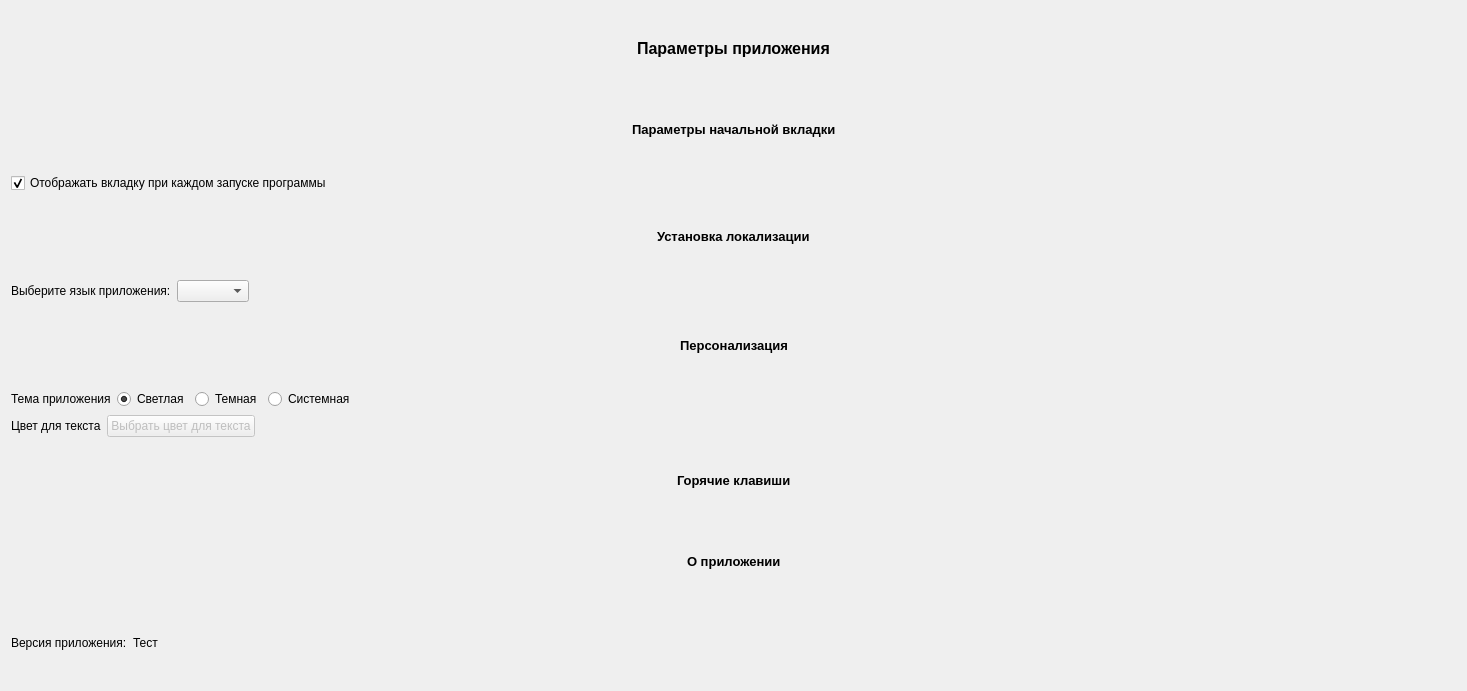
<?xml version="1.0" encoding="UTF-8"?>
<ui version="4.0">
 <class>Form</class>
 <widget class="QWidget" name="Form">
  <property name="geometry">
   <rect>
    <x>0</x>
    <y>0</y>
    <width>1467</width>
    <height>691</height>
   </rect>
  </property>
  <property name="windowTitle">
   <string>Form</string>
  </property>
  <property name="layoutDirection">
   <enum>Qt::LeftToRight</enum>
  </property>
  <layout class="QVBoxLayout" name="verticalLayout">
   <item>
    <layout class="QHBoxLayout" name="horizontalLayout_11">
     <item>
      <spacer name="horizontalSpacer_17">
       <property name="orientation">
        <enum>Qt::Horizontal</enum>
       </property>
       <property name="sizeHint" stdset="0">
        <size>
         <width>40</width>
         <height>20</height>
        </size>
       </property>
      </spacer>
     </item>
     <item>
      <widget class="QLabel" name="label_11">
       <property name="font">
        <font>
         <pointsize>12</pointsize>
         <weight>75</weight>
         <bold>true</bold>
        </font>
       </property>
       <property name="text">
        <string>Параметры приложения</string>
       </property>
      </widget>
     </item>
     <item>
      <spacer name="horizontalSpacer_16">
       <property name="orientation">
        <enum>Qt::Horizontal</enum>
       </property>
       <property name="sizeHint" stdset="0">
        <size>
         <width>40</width>
         <height>20</height>
        </size>
       </property>
      </spacer>
     </item>
    </layout>
   </item>
   <item>
    <layout class="QHBoxLayout" name="horizontalLayout">
     <item>
      <spacer name="horizontalSpacer_3">
       <property name="orientation">
        <enum>Qt::Horizontal</enum>
       </property>
       <property name="sizeHint" stdset="0">
        <size>
         <width>40</width>
         <height>20</height>
        </size>
       </property>
      </spacer>
     </item>
     <item>
      <widget class="QLabel" name="label">
       <property name="font">
        <font>
         <family>MS Shell Dlg 2</family>
         <pointsize>10</pointsize>
         <weight>75</weight>
         <italic>false</italic>
         <bold>true</bold>
         <underline>false</underline>
         <strikeout>false</strikeout>
         <kerning>true</kerning>
        </font>
       </property>
       <property name="text">
        <string>Параметры начальной вкладки</string>
       </property>
      </widget>
     </item>
     <item>
      <spacer name="horizontalSpacer">
       <property name="orientation">
        <enum>Qt::Horizontal</enum>
       </property>
       <property name="sizeHint" stdset="0">
        <size>
         <width>40</width>
         <height>20</height>
        </size>
       </property>
      </spacer>
     </item>
    </layout>
   </item>
   <item>
    <layout class="QHBoxLayout" name="horizontalLayout_2">
     <item>
      <widget class="QCheckBox" name="checkBox">
       <property name="layoutDirection">
        <enum>Qt::LeftToRight</enum>
       </property>
       <property name="text">
        <string>Отображать вкладку при каждом запуске программы</string>
       </property>
       <property name="checked">
        <bool>true</bool>
       </property>
       <property name="tristate">
        <bool>false</bool>
       </property>
      </widget>
     </item>
     <item>
      <spacer name="horizontalSpacer_2">
       <property name="orientation">
        <enum>Qt::Horizontal</enum>
       </property>
       <property name="sizeHint" stdset="0">
        <size>
         <width>40</width>
         <height>20</height>
        </size>
       </property>
      </spacer>
     </item>
    </layout>
   </item>
   <item>
    <layout class="QHBoxLayout" name="horizontalLayout_3">
     <item>
      <spacer name="horizontalSpacer_5">
       <property name="orientation">
        <enum>Qt::Horizontal</enum>
       </property>
       <property name="sizeHint" stdset="0">
        <size>
         <width>40</width>
         <height>20</height>
        </size>
       </property>
      </spacer>
     </item>
     <item>
      <widget class="QLabel" name="label_2">
       <property name="font">
        <font>
         <pointsize>10</pointsize>
         <weight>75</weight>
         <bold>true</bold>
        </font>
       </property>
       <property name="text">
        <string>Установка локализации</string>
       </property>
      </widget>
     </item>
     <item>
      <spacer name="horizontalSpacer_4">
       <property name="orientation">
        <enum>Qt::Horizontal</enum>
       </property>
       <property name="sizeHint" stdset="0">
        <size>
         <width>40</width>
         <height>20</height>
        </size>
       </property>
      </spacer>
     </item>
    </layout>
   </item>
   <item>
    <layout class="QHBoxLayout" name="horizontalLayout_4">
     <item>
      <widget class="QLabel" name="label_3">
       <property name="text">
        <string>Выберите язык приложения:</string>
       </property>
      </widget>
     </item>
     <item>
      <widget class="QComboBox" name="comboBox"/>
     </item>
     <item>
      <spacer name="horizontalSpacer_6">
       <property name="orientation">
        <enum>Qt::Horizontal</enum>
       </property>
       <property name="sizeHint" stdset="0">
        <size>
         <width>40</width>
         <height>20</height>
        </size>
       </property>
      </spacer>
     </item>
    </layout>
   </item>
   <item>
    <layout class="QHBoxLayout" name="horizontalLayout_5">
     <item>
      <spacer name="horizontalSpacer_7">
       <property name="orientation">
        <enum>Qt::Horizontal</enum>
       </property>
       <property name="sizeHint" stdset="0">
        <size>
         <width>40</width>
         <height>20</height>
        </size>
       </property>
      </spacer>
     </item>
     <item>
      <widget class="QLabel" name="label_4">
       <property name="font">
        <font>
         <pointsize>10</pointsize>
         <weight>75</weight>
         <bold>true</bold>
        </font>
       </property>
       <property name="text">
        <string>Персонализация</string>
       </property>
      </widget>
     </item>
     <item>
      <spacer name="horizontalSpacer_8">
       <property name="orientation">
        <enum>Qt::Horizontal</enum>
       </property>
       <property name="sizeHint" stdset="0">
        <size>
         <width>40</width>
         <height>20</height>
        </size>
       </property>
      </spacer>
     </item>
    </layout>
   </item>
   <item>
    <layout class="QHBoxLayout" name="horizontalLayout_6">
     <item>
      <widget class="QLabel" name="label_5">
       <property name="text">
        <string>Тема приложения</string>
       </property>
      </widget>
     </item>
     <item>
      <widget class="QRadioButton" name="radioButton">
       <property name="text">
        <string>Светлая</string>
       </property>
       <property name="checked">
        <bool>true</bool>
       </property>
      </widget>
     </item>
     <item>
      <widget class="QRadioButton" name="radioButton_2">
       <property name="text">
        <string>Темная</string>
       </property>
       <property name="checked">
        <bool>false</bool>
       </property>
      </widget>
     </item>
     <item>
      <widget class="QRadioButton" name="radioButton_3">
       <property name="text">
        <string>Системная</string>
       </property>
      </widget>
     </item>
     <item>
      <spacer name="horizontalSpacer_9">
       <property name="orientation">
        <enum>Qt::Horizontal</enum>
       </property>
       <property name="sizeHint" stdset="0">
        <size>
         <width>40</width>
         <height>20</height>
        </size>
       </property>
      </spacer>
     </item>
    </layout>
   </item>
   <item>
    <layout class="QHBoxLayout" name="horizontalLayout_7">
     <item>
      <widget class="QLabel" name="label_6">
       <property name="text">
        <string>Цвет для текста</string>
       </property>
      </widget>
     </item>
     <item>
      <widget class="QPushButton" name="pushButton">
       <property name="enabled">
        <bool>false</bool>
       </property>
       <property name="text">
        <string>Выбрать цвет для текста</string>
       </property>
       <property name="checkable">
        <bool>false</bool>
       </property>
      </widget>
     </item>
     <item>
      <spacer name="horizontalSpacer_10">
       <property name="orientation">
        <enum>Qt::Horizontal</enum>
       </property>
       <property name="sizeHint" stdset="0">
        <size>
         <width>40</width>
         <height>20</height>
        </size>
       </property>
      </spacer>
     </item>
    </layout>
   </item>
   <item>
    <layout class="QHBoxLayout" name="horizontalLayout_8">
     <item>
      <spacer name="horizontalSpacer_11">
       <property name="orientation">
        <enum>Qt::Horizontal</enum>
       </property>
       <property name="sizeHint" stdset="0">
        <size>
         <width>40</width>
         <height>20</height>
        </size>
       </property>
      </spacer>
     </item>
     <item>
      <widget class="QLabel" name="label_7">
       <property name="font">
        <font>
         <pointsize>10</pointsize>
         <weight>75</weight>
         <bold>true</bold>
        </font>
       </property>
       <property name="text">
        <string>Горячие клавиши</string>
       </property>
      </widget>
     </item>
     <item>
      <spacer name="horizontalSpacer_12">
       <property name="orientation">
        <enum>Qt::Horizontal</enum>
       </property>
       <property name="sizeHint" stdset="0">
        <size>
         <width>40</width>
         <height>20</height>
        </size>
       </property>
      </spacer>
     </item>
    </layout>
   </item>
   <item>
    <layout class="QHBoxLayout" name="horizontalLayout_9">
     <item>
      <spacer name="horizontalSpacer_13">
       <property name="orientation">
        <enum>Qt::Horizontal</enum>
       </property>
       <property name="sizeHint" stdset="0">
        <size>
         <width>40</width>
         <height>20</height>
        </size>
       </property>
      </spacer>
     </item>
     <item>
      <widget class="QLabel" name="label_8">
       <property name="font">
        <font>
         <pointsize>10</pointsize>
         <weight>75</weight>
         <bold>true</bold>
        </font>
       </property>
       <property name="text">
        <string>О приложении</string>
       </property>
      </widget>
     </item>
     <item>
      <spacer name="horizontalSpacer_14">
       <property name="orientation">
        <enum>Qt::Horizontal</enum>
       </property>
       <property name="sizeHint" stdset="0">
        <size>
         <width>40</width>
         <height>20</height>
        </size>
       </property>
      </spacer>
     </item>
    </layout>
   </item>
   <item>
    <layout class="QHBoxLayout" name="horizontalLayout_10">
     <item>
      <widget class="QLabel" name="label_9">
       <property name="text">
        <string>Версия приложения:</string>
       </property>
      </widget>
     </item>
     <item>
      <widget class="QLabel" name="label_10">
       <property name="text">
        <string>Тест</string>
       </property>
      </widget>
     </item>
     <item>
      <spacer name="horizontalSpacer_15">
       <property name="orientation">
        <enum>Qt::Horizontal</enum>
       </property>
       <property name="sizeHint" stdset="0">
        <size>
         <width>40</width>
         <height>20</height>
        </size>
       </property>
      </spacer>
     </item>
    </layout>
   </item>
  </layout>
 </widget>
 <resources/>
 <connections/>
</ui>
